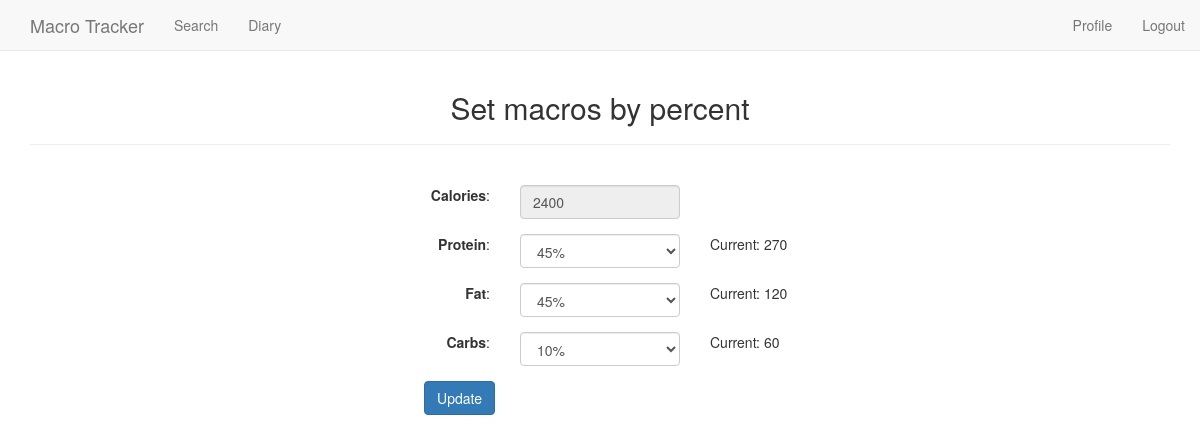
The app's page /profile/macrospercent (signed in), older data.
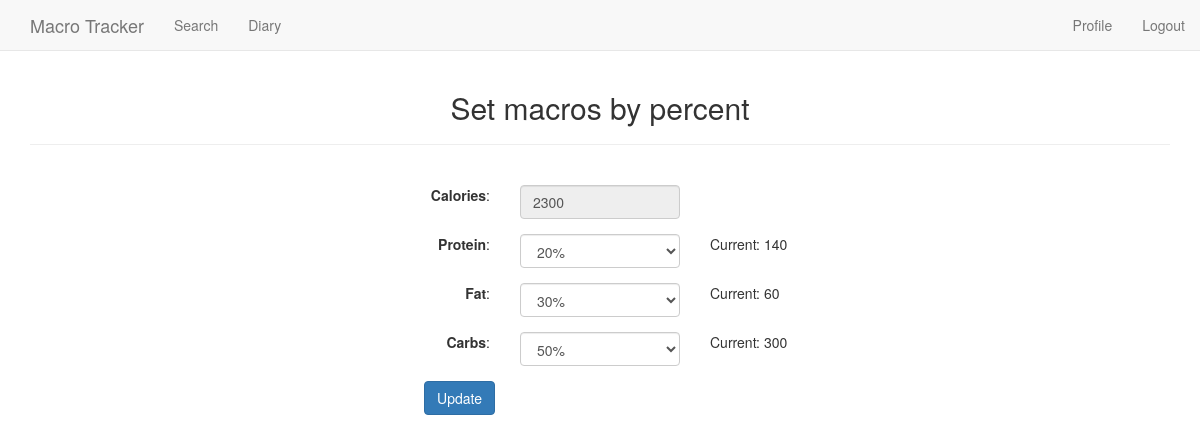
The same page, newer data.
### app/models.py (models this page shows, shortened)
class User(UserMixin, db.Model):
    id = db.Column(db.Integer, primary_key=True)
    username = db.Column(db.String(64), index=True, unique=True)
    email = db.Column(db.String(120), index=True, unique=True)
    password_hash = db.Column(db.String(128))
    calories_goal = db.Column(db.Integer(), default=2000)
    carb_goal = db.Column(db.Numeric(), default=.55)
    fat_goal = db.Column(db.Numeric(), default=.25)
    protein_goal = db.Column(db.Numeric(), default=.2)
    carbs_grams = db.Column(db.Integer(), default=275)
    fat_grams = db.Column(db.Integer(), default=55)
    protein_grams = db.Column(db.Integer(), default=100)
    food = db.relationship('Food', backref='user', lazy='dynamic')

### app/routes.py (the view, shortened to what this page needs)
@app.route('/profile/macrospercent', methods=['GET', 'POST'])
def macros_percent():
    if current_user.is_authenticated == False:
        return redirect(url_for('login'))
    else:
        user = User.query.filter_by(id=current_user.get_id()).first()
        form = SetMacroForm(calories=user.calories_goal, fat=float(user.fat_goal), carbs=float(user.carb_goal), protein=float(user.protein_goal))
        if request.method == 'GET':
            return render_template('macros_percent.html', user=user, form=form)

### app/forms.py
class SetMacroForm(FlaskForm):
  PERCENT_CHOICES = [(.05, "5%"),
                     (.1, "10%"),
                     (.15, "15%"),
                     (.2, "20%"),
                     (.25, "25%"),
                     (.3, "30%"),
                     (.35, "35%"),
                     (.4, "40%"),
                     (.45, "45%"),
                     (.5, "50%"),
                     (.55, "55%"),
                     (.6, "60%"),
                     (.65, "65%"),
                     (.7, "70%"),
                     (.75, "75%"),
                     (.8, "80%"),
                     (.85, "85%"),
                     (.9, "90%")]
  calories = IntegerField('Calories', validators=[DataRequired()])
  protein = SelectField('Protein', choices=PERCENT_CHOICES, validators=[DataRequired()], default=.1)
  fat = SelectField('Fat', choices=PERCENT_CHOICES, validators=[DataRequired()])
  carbs = SelectField('Carbs', choices=PERCENT_CHOICES, validators=[DataRequired()])
  change_macros = SubmitField('Update')

### app/models.py (called while the page is built)
@login.user_loader
def load_user(id):
    return User.query.get(int(id))

### app/templates/macros_percent.html (shortened to what this page needs)
{% extends 'base.html' %}
{% block content %}
<div class="container">
    <h2 class='text-center'>Set macros by percent</h2>
    <hr/><br/>
    <div class="text-center">
        <form class="text-left col-md-6 col-md-offset-3" method="post">
            <div class="form-group row">
                <div class="col-md-4 col-form-label text-right">
                    {{ form.calories.label }}:
                </div>
                <div class="col-md-4">
                    {{ form.calories(readonly=true, class="form-control") }}
                </div>
            </div>
            <div class="form-group row">
                <div class="col-md-4 col-form-label text-right">
                    {{ form.protein.label }}:
                </div>
                <div class="col-md-4">
                    {{ form.protein(class="selectpicker form-control") }}
                </div>
                <div class="col-md-4">
                    Current: {{ user.protein_grams }}
                </div>
            </div>
            <div class="form-group row">
                <div class="col-md-4 col-form-label text-right">
                    {{ form.fat.label }}:
                </div>
                <div class="col-md-4">
                    {{ form.fat(class="selectpicker form-control") }}
                </div>
                <div class="col-md-4">
                    Current: {{ user.fat_grams }}
                </div>
            </div>
            <div class="form-group row">
                <div class="col-md-4 col-form-label text-right">
                    {{ form.carbs.label }}:
                </div>
                <div class="col-md-4">
                    {{ form.carbs(class="selectpicker form-control") }}
                </div>
                <div class="col-md-4">
                    Current: {{ user.carbs_grams }}
                </div>
            </div>
            <div class="col-md-4 text-right">
                {{ form.change_macros(class="btn btn-primary mb-2") }}
            </div>
        </form>
    </div>
</div>
{% endblock %}

### app/templates/base.html (shortened to what this page needs)
{% extends 'bootstrap/base.html' %}
{% block navbar %}
<nav class="navbar navbar-default navbar-static-top">
  <div class="container">
    <div class="navbar-header">
      <a class="navbar-brand" href="/">Macro Tracker</a>
    </div>
    <div id="navbar" class="navbar-collapse collapse">
      <ul class="nav navbar-nav">
        <li><a href="/search">Search</a></li>
      </ul>
      <ul class="nav navbar-nav">
        <li><a href="/diary">Diary</a></li>
      </ul>
      <ul class="nav navbar-nav navbar-right">
        {% if current_user.is_anonymous %}
        {% else %}
          <li><a href="{{ url_for('profile') }}">Profile</a></li>
        {% endif %}
        <ul class="nav navbar-nav navbar-right">
        {% if current_user.is_anonymous %}
        <li><a href="{{ url_for('login') }}">Login</a></li>
        {% else %}
        <li><a href="{{ url_for('logout') }}">Logout</a></li>
        {% endif %}
      </ul>
    </div>
  </div>
</nav>
{% endblock %}

Row changes from the older to the newer data that the page shows:
changed User: protein_grams "270" → "140"; fat_grams "120" → "60"; carbs_grams "60" → "300"
Text that changed along with them:
form field calories: "2400" → "2300"
form field protein: "45%" → "20%"
form field fat: "45%" → "30%"
form field carbs: "10%" → "50%"
